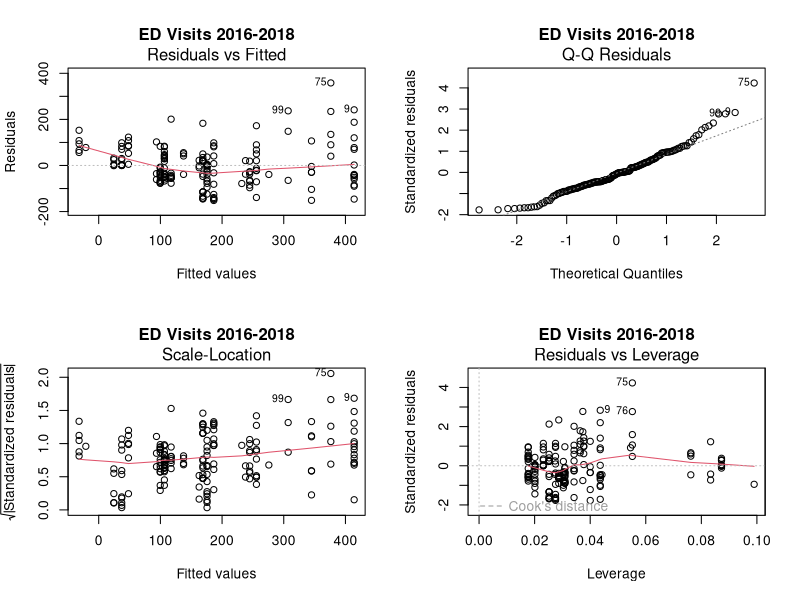
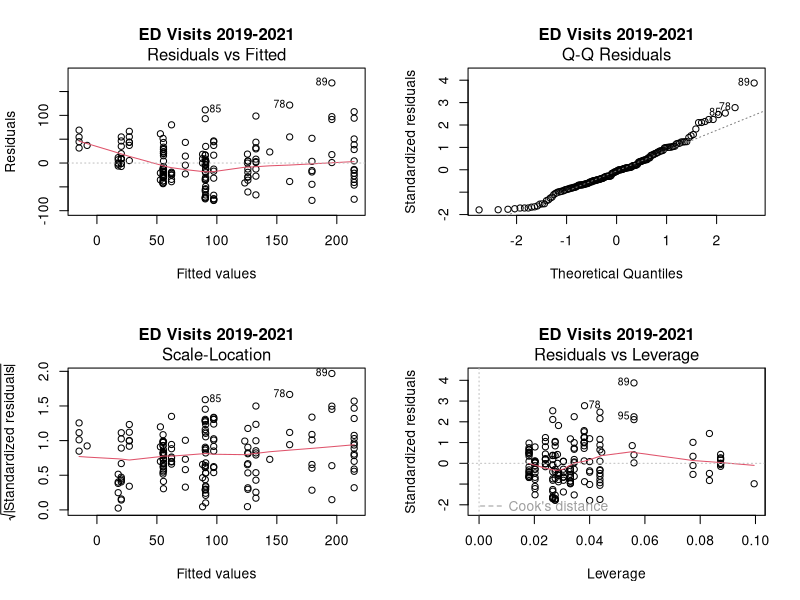
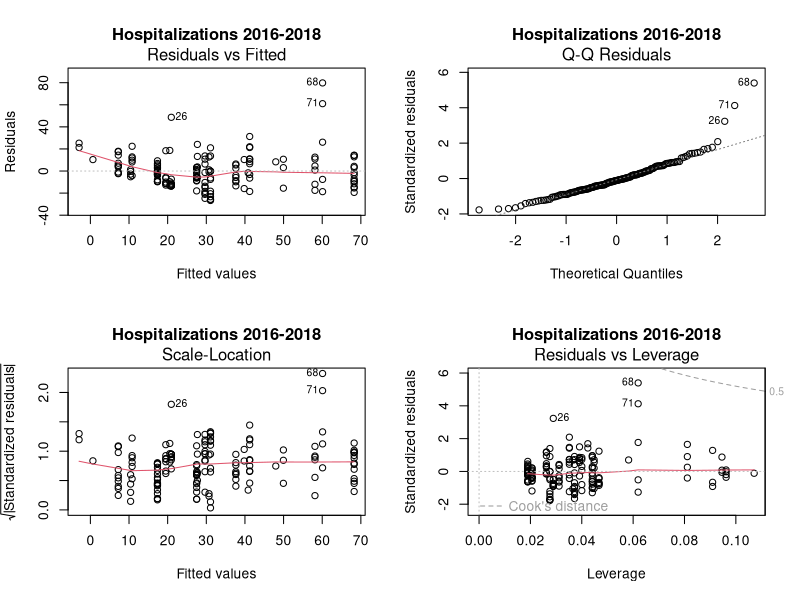
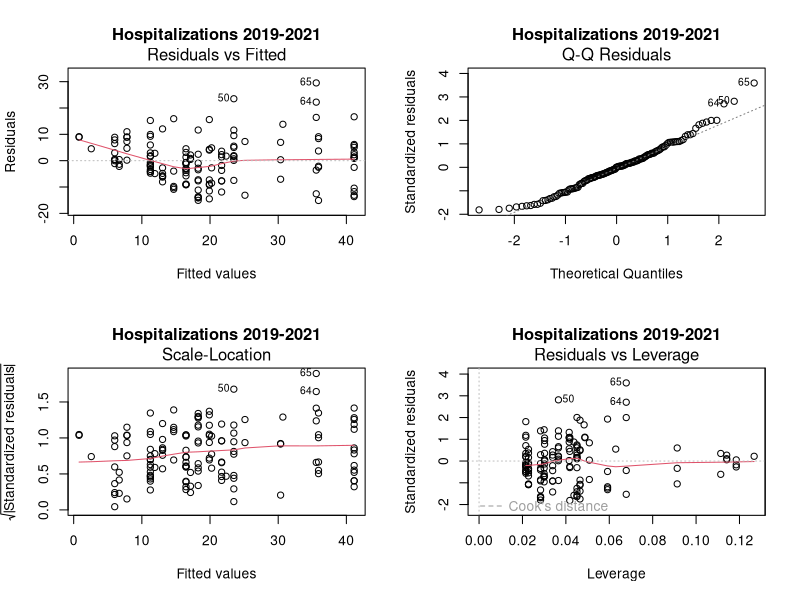
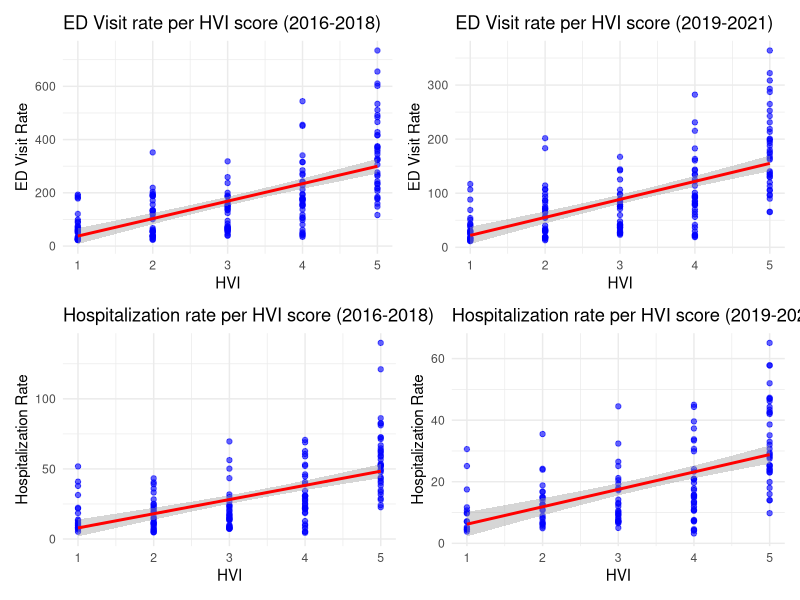

Recreate these plots in R, in order.
## ---- chunk 1

# Set global knit options

knitr::opts_chunk$set(
  message = FALSE,
  warning = FALSE
)

## ---- chunk 2

# Load libraries

library(tidyverse)
library(broom)
library(patchwork)
library(lmtest)
library(car)

# Read full data

full_data2 = read_csv("data/NYC_total.csv")

# Data ED Visits (2016-2018)

full_data2_ed_1 = full_data2 |> 
  mutate(hvi = as.numeric(hvi)) |> 
  filter(indicator == "ed_visits_rate") |> 
  filter(data_years == "2016-2018")

## Datasets for Graphing (datasets 1 & 2):
## Changing HVI to numeric

# Data ED Visits (2019-2021)

full_data2_ed_2 = full_data2 |> 
  mutate(hvi = as.numeric(hvi)) |> 
  filter(indicator == "ed_visits_rate") |> 
  filter(data_years == "2019-2021")

# Data Hospitalizations (2016-2018)

full_data2_hosp_1 = full_data2 |> 
  mutate(hvi = as.numeric(hvi)) |> 
  filter(indicator == "hosp_rate") |>  
  filter(data_years == "2016-2018")

# Data Hospitalizations (2019-2021)

full_data2_hosp_2 = full_data2 |> 
  mutate(hvi = as.numeric(hvi)) |> 
  filter(indicator == "hosp_rate") |>  
  filter(data_years == "2019-2021")

## Datasets for Statistical Analysis (datasets 3 & 4):
## Keeping HVI as a factor variable


# Data ED Visits (2016-2018)

full_data2_ed_3 = full_data2 |> 
  filter(indicator == "ed_visits_rate") |>  # filtering only ed_visits
  filter(data_years == "2016-2018")

# Data ED Visits (2019-2021)

full_data2_ed_4 = full_data2 |> 
  filter(indicator == "ed_visits_rate") |>  # filtering only ed_visits
  filter(data_years == "2019-2021")

# Data Hospitalizations (2016-2018)

full_data2_hosp_3 = full_data2 |> 
  filter(indicator == "hosp_rate") |>  #filtering only hospitlization rate
  filter(data_years == "2016-2018")

# Data Hospitalizations (2019-2021)

full_data2_hosp_4 = full_data2 |> 
  filter(indicator == "hosp_rate") |>  #filtering only hospitlization rate
  filter(data_years == "2019-2021")

## ---- chunk 3

# Fit linear regression model for ED visits (2016-2018)
# Examining relationship between visit rates and borough/HVI

fit = lm(zip_code_rate ~ borough + hvi, data = full_data2_ed_3)

# Format results table

results_table = tidy(fit) |>
  select(-statistic) |>
  knitr::kable(digit = 3)

# Display table

results_table

## ---- chunk 4

# Fit linear regression model for ED visits (2019-2021)
# Examining relationship between visit rates and borough/HVI

fit2 = lm(zip_code_rate ~ borough + hvi, data = full_data2_ed_4)

# Format results table

results_table2 = tidy(fit2) |>
  select(-statistic) |>
  knitr::kable(digit = 3)

# Display table

results_table2

## ---- chunk 5

# Fit linear regression model for hospitalizations (2016-2018)

fit3 = lm(zip_code_rate ~ borough + hvi, data = full_data2_hosp_3)

# Format results table

results_table3 = tidy(fit3) |>
  select(-statistic) |>
  knitr::kable(digit = 3)

# Display table

results_table3

## ---- chunk 6

# Fit linear regression model for hospitalizations (2019-2021)

fit4 = lm(zip_code_rate ~ borough + hvi, data = full_data2_hosp_4)
results_table4 = tidy(fit4) |>
  select(-statistic) |>
  knitr::kable(digit = 3)

# Format results table

results_table4 = tidy(fit4) |>
  select(-statistic) |>
  knitr::kable(digit = 3)

# Display table

results_table4

## ---- chunk 7

# Basic diagnostic tests for each model
# Function for basic diagnostics
basic_diagnostics = function(model, model_name) {
  # Shapiro-Wilk test for normality
  sw_test = shapiro.test(residuals(model))
  
  # Breusch-Pagan test for heteroscedasticity
  bp_test = bptest(model)
  
  # Create results
  results = data.frame(
    Model = model_name,
    Test = c("Shapiro-Wilk (Normality)", "Breusch-Pagan (Heteroscedasticity)"),
    Statistic = c(sw_test$statistic, bp_test$statistic),
    P_Value = c(sw_test$p.value, bp_test$p.value)
  )
  
  return(results)
}

# Run diagnostics for all models
all_diagnostics = rbind(
  basic_diagnostics(fit, "ED Visits 2016-2018"),
  basic_diagnostics(fit2, "ED Visits 2019-2021"),
  basic_diagnostics(fit3, "Hospitalizations 2016-2018"),
  basic_diagnostics(fit4, "Hospitalizations 2019-2021")
)

# Display results
knitr::kable(all_diagnostics, digits = 4)

## ---- chunk 8

# Basic diagnostic plots for all models

par(mfrow=c(2,2))
plot(fit, main="ED Visits 2016-2018")
par(mfrow=c(2,2))
plot(fit2, main="ED Visits 2019-2021")
par(mfrow=c(2,2))
plot(fit3, main="Hospitalizations 2016-2018")
par(mfrow=c(2,2))
plot(fit4, main="Hospitalizations 2019-2021")

## ---- chunk 9

# Calculate average HVI scores for each borough
# This helps understand overall heat vulnerability patterns across boroughs

daa = full_data2 |> 
  mutate(hvi = as.numeric(hvi)) |>
  group_by(borough) |> 
  summarise(hvi_mean = mean(hvi))

# Produce table

knitr::kable(daa)

## ---- chunk 10

# Create visualization plots showing relationship between HVI scores and health outcomes
# Four plots examine ED visits and hospitalizations across both time periods

# Create plots

plot1 = ggplot(full_data2_ed_1, aes(x = hvi, y = zip_code_rate)) +
  geom_point(color = "blue", alpha = 0.6) +
  geom_smooth(method = "lm", color = "red", se = TRUE) +
  labs(title = "ED Visit rate per HVI score (2016-2018)", 
       x = "HVI", y = "ED Visit Rate") +
  theme_minimal()

plot2 = ggplot(full_data2_ed_2, aes(x = hvi, y = zip_code_rate)) +
  geom_point(color = "blue", alpha = 0.6) +
  geom_smooth(method = "lm", color = "red", se = TRUE) +
  labs(title = "ED Visit rate per HVI score (2019-2021)", 
       x = "HVI", y = "ED Visit Rate") +
  theme_minimal()

plot3 = ggplot(full_data2_hosp_1, aes(x = hvi, y = zip_code_rate)) +
  geom_point(color = "blue", alpha = 0.6) +
  geom_smooth(method = "lm", color = "red", se = TRUE) +
  labs(title = "Hospitalization rate per HVI score (2016-2018)", 
       x = "HVI", y = "Hospitalization Rate") +
  theme_minimal()

plot4 = ggplot(full_data2_hosp_2, aes(x = hvi, y = zip_code_rate)) +
  geom_point(color = "blue", alpha = 0.6) +
  geom_smooth(method = "lm", color = "red", se = TRUE) +
  labs(title = "Hospitalization rate per HVI score (2019-2021)", 
       x = "HVI", y = "Hospitalization Rate") +
  theme_minimal()

# Combine plots with adjusted height and width
(plot1 + plot2) / (plot3 + plot4) +
  patchwork::plot_layout(heights = c(3, 3), widths = c(3, 3))

